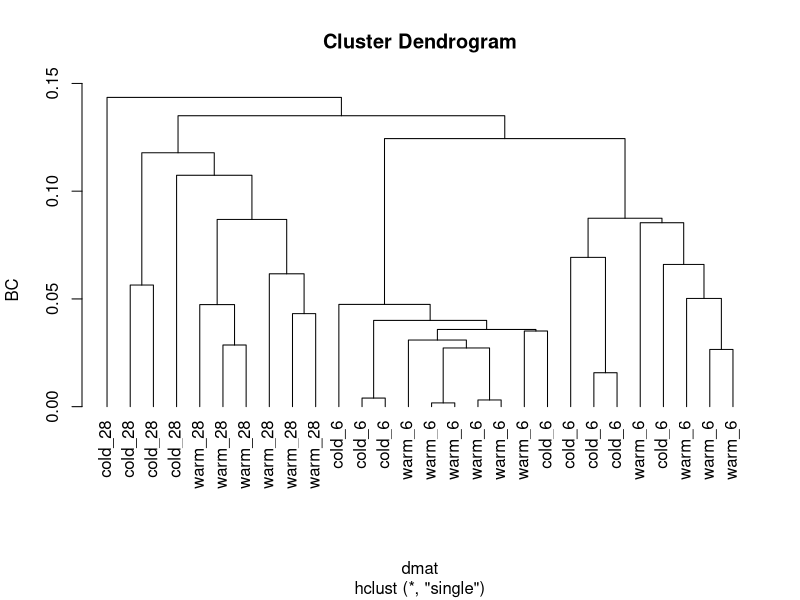
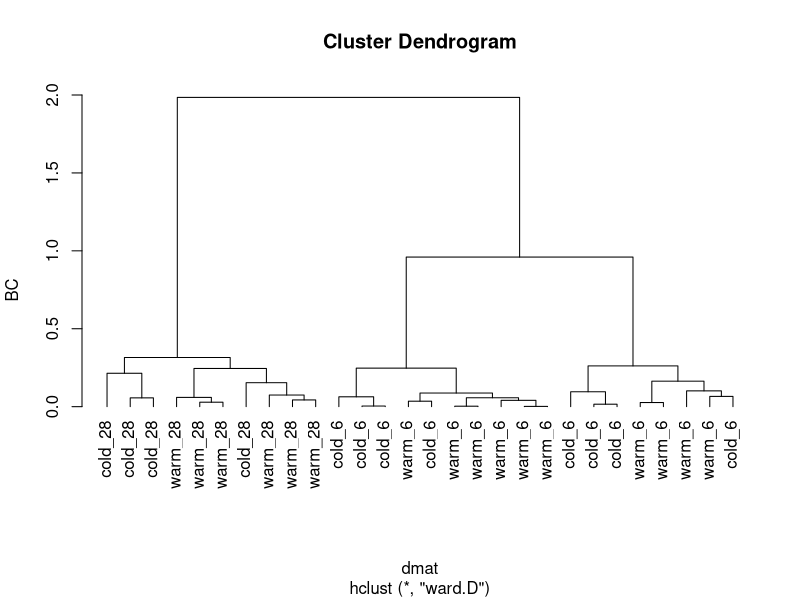
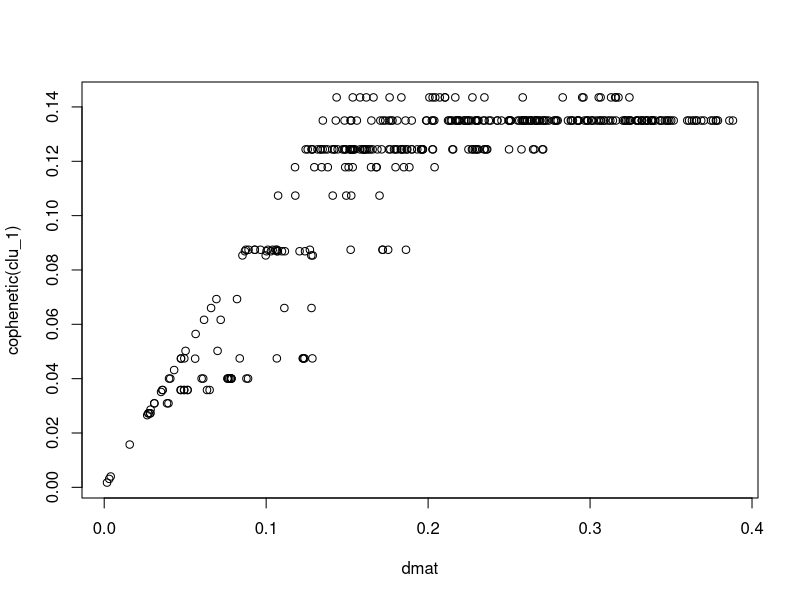
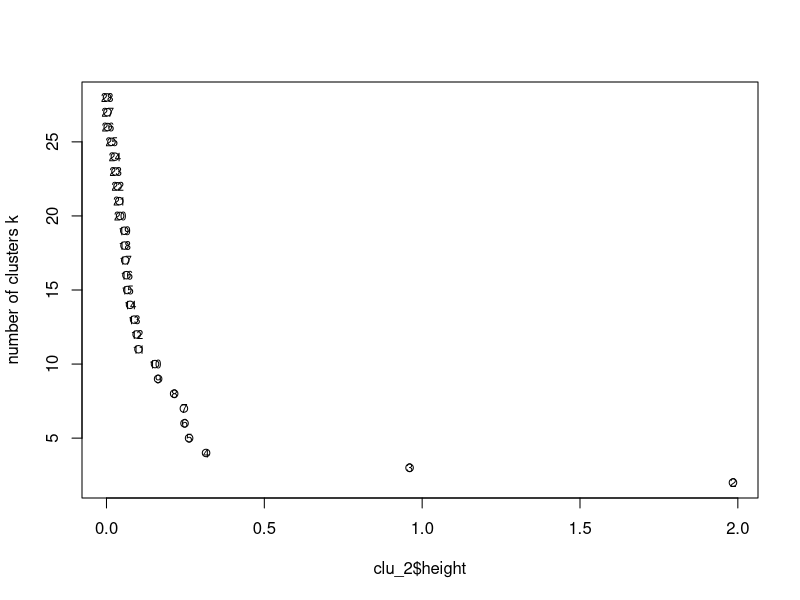
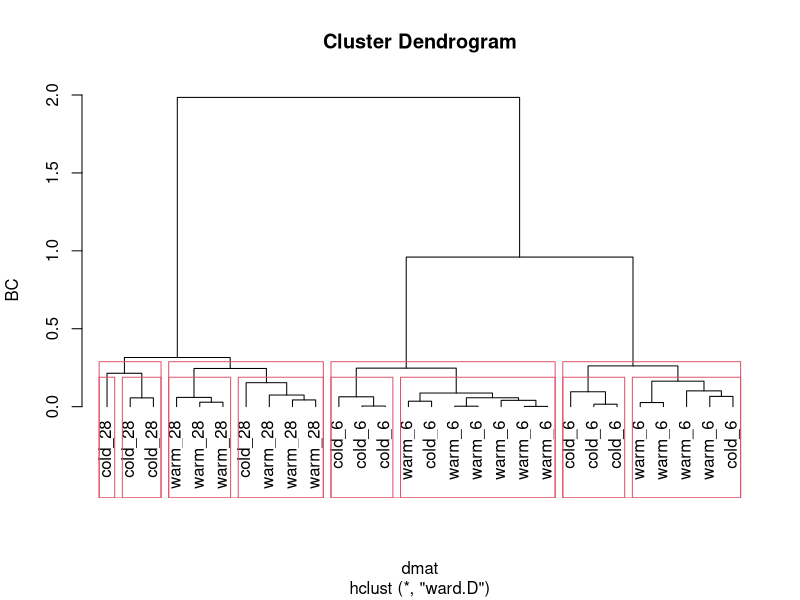
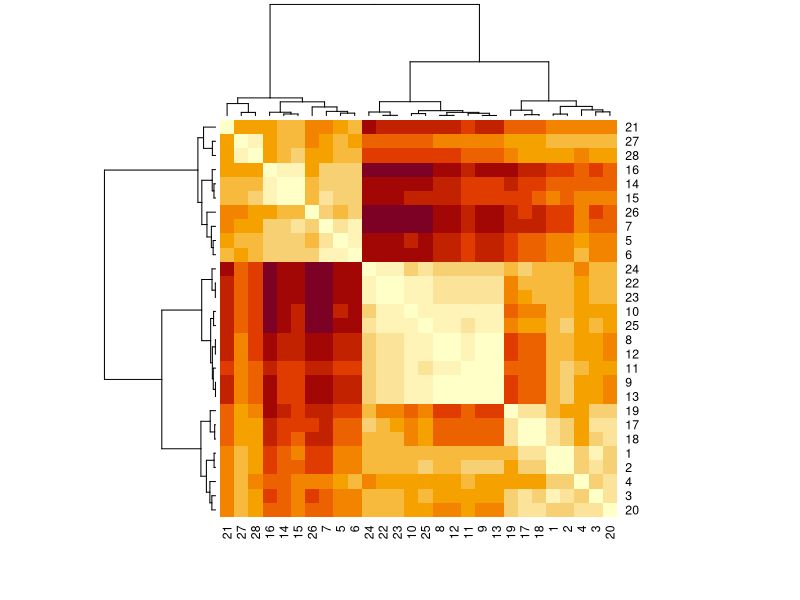
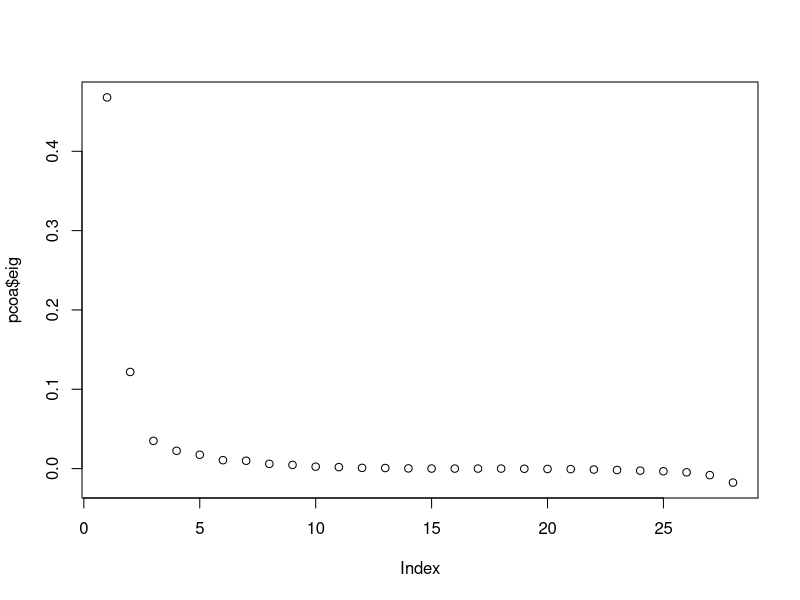
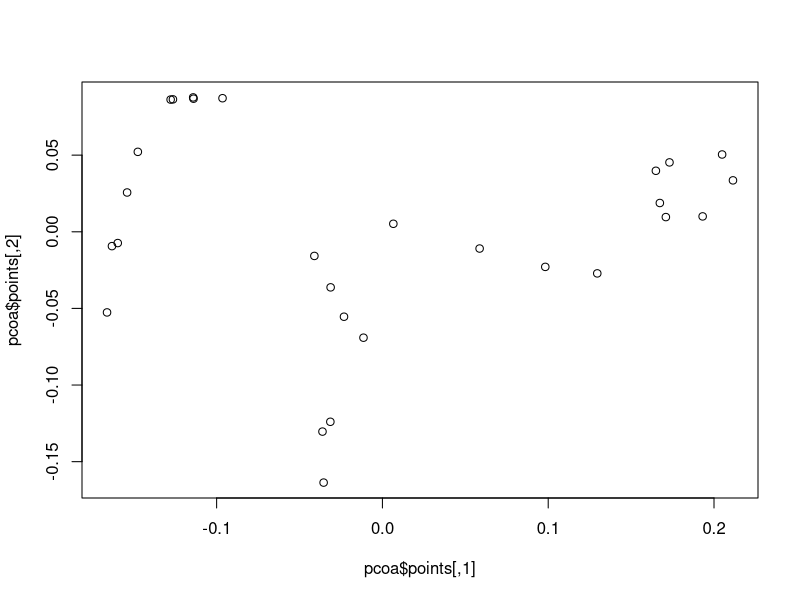

These charts were generated, in order, by the following R code: (Note: this script raises an error after producing the figures.)
library(vegan)
library(MASS)

lipids<-read.table(file="data/BacterialMembrane.txt",header=TRUE)
names(lipids)

library(vegan)
lipids2<-lipids[,4:20] # choose only FA columns
apply(lipids2,1,sum) # confirm proportional data
dmat <- vegdist(lipids2, method = "bray") # compute a dissimilarity matrix

clu_1<-hclust(dmat, method = "single") # one of many possible solutions, play with setting for method, check help(hclust)
clu_2<-hclust(dmat, method = "ward.D")

# then compare effect of agglomeration method on dendrogram
combifac<-paste(lipids$isolate,lipids$temperature,sep="_")
plot(clu_1, hang = -1, labels = combifac, ylab = "BC")
plot(clu_2, hang = -1, labels = combifac, ylab = "BC")

# which agglomeration method (and thus dendrogram) is best?
cophenetic(clu_2) # linkage distances in dendrogram
plot(dmat,cophenetic(clu_1))
cor(dmat,cophenetic(clu_1),method="spearman")
# could compare several clustering methods with this

# define subgroups
plot(clu_2$height,nrow(lipids):2,,ylab="number of clusters k") # look for jumps to define a "cutting distance"
text(clu_2$height,nrow(lipids):2,labels=nrow(lipids):2,cex=0.7)

cutree(clu_2,k=4) # gives a new grouping defined from dendrogram
cutree(clu_2,h=0.5)

# some more graphing options
plot(clu_2, hang = -1, labels = combifac, ylab = "BC")
rect.hclust(clu_2,k=4)
rect.hclust(clu_2,h=0.2)

# more plotting and cutting options with dendrogram()
lipids_dend<-as.dendrogram(clu_2)
heatmap(as.matrix(dmat),Rowv=lipids_dend,symm=TRUE)
######


# principal coordinate analyis (PCoA)
pcoa <- cmdscale(dmat, k = 2, eig=TRUE) # always computes all axes, but will only report scores of k=2
pcoa$eig # to assess importance of axes
# note some negative eigenvalues (variances!) for less important axes caused by squeezing the semimetric BC into a Euclidean space
plot(pcoa$eig)

plot(pcoa$points) # score plot
# use isolate and temperature information to color and set point characters

pch.temperature <- as.integer(as.character(lipids$temperature))
pch.temperature[pch.temperature==6]<-21
pch.temperature[pch.temperature==28]<-23

library(RColorBrewer)
cols = brewer.pal(8, "Set2")
col.isolate = as.character(lipids$isolate)
col.isolate[col.isolate == "warm"] = cols[1]
col.isolate[col.isolate == "cold"] = cols[2]

plot(pcoa$points,pch=pch.temperature,bg=col.isolate) # score plot

# to show variables
plot(envfit(pcoa,env=lipids2))
ordisurf(x=pcoa,y=lipids2$FA1_SAnb,add=TRUE) # as contourplot

# NMDS ###################
#isoMDS()
mds_lipids = metaMDS(
  comm = lipids2, distance = "bray", k = 2, trymax = 100) # to run a NMDS, $points to get scores, $stress to get information about fit
mds_lipids$stress
## % of dissimilarities unrepresented

stressplot(mds_lipids) # to compare configuration distances with dissimilarities
goodness(mds_lipids) # sample-specific goodness of fit

plot(mds_lipids$points,asp=1,pch=pch.temperature,bg=col.isolate)

# to define space using the variables
wascores(mds_lipids$points,lipids2) # variables as weighted averages of site (=sample) scores
ordisurf(x=mds_lipids,y=lipids2$FA1_SAnb) # as contourplot
envfit(mds_lipids,env=lipids2) # take care: behaviour of variables not necessarily monotonous in ordination space

# some more useful graphical tools
plot(mds_lipids$points,asp=1,pch=pch.temperature,bg=col.isolate)
ordispider(mds_lipids,combifac)
ordihull()
ordiellipse()
ordicluster()
